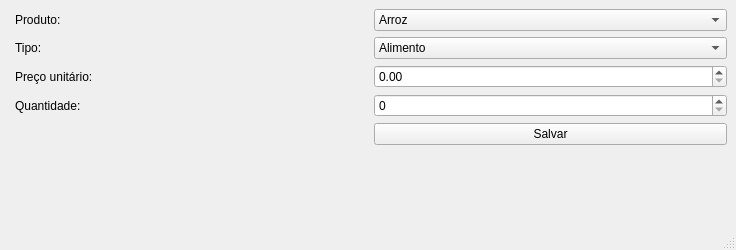
<?xml version="1.0" encoding="UTF-8"?>
<ui version="4.0">
 <class>MainWindow</class>
 <widget class="QMainWindow" name="MainWindow">
  <property name="geometry">
   <rect>
    <x>0</x>
    <y>0</y>
    <width>736</width>
    <height>250</height>
   </rect>
  </property>
  <property name="windowTitle">
   <string>MainWindow</string>
  </property>
  <widget class="QWidget" name="centralwidget">
   <layout class="QFormLayout" name="formLayout">
    <item row="3" column="1">
     <layout class="QGridLayout" name="gridLayout">
      <item row="4" column="0">
       <widget class="QLabel" name="label">
        <property name="text">
         <string>Quantidade:</string>
        </property>
       </widget>
      </item>
      <item row="1" column="0">
       <widget class="QLabel" name="label_3">
        <property name="text">
         <string>Tipo:</string>
        </property>
       </widget>
      </item>
      <item row="3" column="0">
       <widget class="QLabel" name="label_2">
        <property name="text">
         <string>Preço unitário:</string>
        </property>
       </widget>
      </item>
      <item row="0" column="0">
       <widget class="QLabel" name="label_4">
        <property name="text">
         <string>Produto:</string>
        </property>
       </widget>
      </item>
      <item row="0" column="1">
       <widget class="QComboBox" name="comboBox_2">
        <item>
         <property name="text">
          <string>Arroz</string>
         </property>
        </item>
        <item>
         <property name="text">
          <string>Detergente</string>
         </property>
        </item>
        <item>
         <property name="text">
          <string>Desinfetante</string>
         </property>
        </item>
        <item>
         <property name="text">
          <string>Água sanitária</string>
         </property>
        </item>
        <item>
         <property name="text">
          <string>Sabão em Pó</string>
         </property>
        </item>
        <item>
         <property name="text">
          <string>Sabão em pedra</string>
         </property>
        </item>
        <item>
         <property name="text">
          <string>Amaciante</string>
         </property>
        </item>
        <item>
         <property name="text">
          <string>Álcool</string>
         </property>
        </item>
        <item>
         <property name="text">
          <string>Lustra móveis</string>
         </property>
        </item>
        <item>
         <property name="text">
          <string>Inseticida</string>
         </property>
        </item>
        <item>
         <property name="text">
          <string>Saco de Lixo</string>
         </property>
        </item>
        <item>
         <property name="text">
          <string>Papel Toalha</string>
         </property>
        </item>
        <item>
         <property name="text">
          <string>Feijão</string>
         </property>
        </item>
        <item>
         <property name="text">
          <string>Guardanapo</string>
         </property>
        </item>
        <item>
         <property name="text">
          <string>Papel Alumínio</string>
         </property>
        </item>
        <item>
         <property name="text">
          <string>Filme plástico</string>
         </property>
        </item>
        <item>
         <property name="text">
          <string>Açúcar</string>
         </property>
        </item>
        <item>
         <property name="text">
          <string>Esponja de aço</string>
         </property>
        </item>
        <item>
         <property name="text">
          <string>Café</string>
         </property>
        </item>
        <item>
         <property name="text">
          <string>Rodo / vassoura</string>
         </property>
        </item>
        <item>
         <property name="text">
          <string>Fósforo</string>
         </property>
        </item>
        <item>
         <property name="text">
          <string>Vela</string>
         </property>
        </item>
        <item>
         <property name="text">
          <string>Lâmpada</string>
         </property>
        </item>
        <item>
         <property name="text">
          <string>Palito de dente</string>
         </property>
        </item>
        <item>
         <property name="text">
          <string>Filtro para café</string>
         </property>
        </item>
        <item>
         <property name="text">
          <string>Shampoo</string>
         </property>
        </item>
        <item>
         <property name="text">
          <string>Condicionador</string>
         </property>
        </item>
        <item>
         <property name="text">
          <string>Sabonete</string>
         </property>
        </item>
        <item>
         <property name="text">
          <string>Desodorante</string>
         </property>
        </item>
        <item>
         <property name="text">
          <string>Papel higiênico</string>
         </property>
        </item>
        <item>
         <property name="text">
          <string>Creme dental</string>
         </property>
        </item>
        <item>
         <property name="text">
          <string>Fio dental</string>
         </property>
        </item>
        <item>
         <property name="text">
          <string>Escova de dentes</string>
         </property>
        </item>
        <item>
         <property name="text">
          <string>Cotonete</string>
         </property>
        </item>
        <item>
         <property name="text">
          <string>Algodão</string>
         </property>
        </item>
        <item>
         <property name="text">
          <string>Chá</string>
         </property>
        </item>
        <item>
         <property name="text">
          <string>Absorvente</string>
         </property>
        </item>
        <item>
         <property name="text">
          <string>Bife</string>
         </property>
        </item>
        <item>
         <property name="text">
          <string>Carne Moída</string>
         </property>
        </item>
        <item>
         <property name="text">
          <string>Carne de frango</string>
         </property>
        </item>
        <item>
         <property name="text">
          <string>Presunto</string>
         </property>
        </item>
        <item>
         <property name="text">
          <string>Mussarela</string>
         </property>
        </item>
        <item>
         <property name="text">
          <string>Mortadela</string>
         </property>
        </item>
        <item>
         <property name="text">
          <string>Salsicha</string>
         </property>
        </item>
        <item>
         <property name="text">
          <string>Linguiça</string>
         </property>
        </item>
        <item>
         <property name="text">
          <string>Achocolatado</string>
         </property>
        </item>
        <item>
         <property name="text">
          <string>Leite</string>
         </property>
        </item>
        <item>
         <property name="text">
          <string>Pão</string>
         </property>
        </item>
        <item>
         <property name="text">
          <string>Farinha de Trigo</string>
         </property>
        </item>
        <item>
         <property name="text">
          <string>Farinha de Rosca</string>
         </property>
        </item>
        <item>
         <property name="text">
          <string>Amido de Milho</string>
         </property>
        </item>
        <item>
         <property name="text">
          <string>Fermento</string>
         </property>
        </item>
        <item>
         <property name="text">
          <string>Macarrão</string>
         </property>
        </item>
        <item>
         <property name="text">
          <string>Molho de Tomate</string>
         </property>
        </item>
        <item>
         <property name="text">
          <string>Leite condensado</string>
         </property>
        </item>
        <item>
         <property name="text">
          <string>Creme de leite</string>
         </property>
        </item>
        <item>
         <property name="text">
          <string>Gelatina</string>
         </property>
        </item>
        <item>
         <property name="text">
          <string>Ketchup</string>
         </property>
        </item>
        <item>
         <property name="text">
          <string>Maionese</string>
         </property>
        </item>
        <item>
         <property name="text">
          <string>Óleo</string>
         </property>
        </item>
        <item>
         <property name="text">
          <string>Azeite</string>
         </property>
        </item>
        <item>
         <property name="text">
          <string>Vinagre</string>
         </property>
        </item>
        <item>
         <property name="text">
          <string>Tempero Pronto</string>
         </property>
        </item>
        <item>
         <property name="text">
          <string>Alface</string>
         </property>
        </item>
        <item>
         <property name="text">
          <string>Repolho</string>
         </property>
        </item>
        <item>
         <property name="text">
          <string>Vagem</string>
         </property>
        </item>
        <item>
         <property name="text">
          <string>Tomate</string>
         </property>
        </item>
        <item>
         <property name="text">
          <string>Pepino</string>
         </property>
        </item>
        <item>
         <property name="text">
          <string>Cebola</string>
         </property>
        </item>
        <item>
         <property name="text">
          <string>Batata</string>
         </property>
        </item>
        <item>
         <property name="text">
          <string>Cenoura</string>
         </property>
        </item>
        <item>
         <property name="text">
          <string>Pimentão</string>
         </property>
        </item>
        <item>
         <property name="text">
          <string>Chuchu</string>
         </property>
        </item>
        <item>
         <property name="text">
          <string>Limão</string>
         </property>
        </item>
        <item>
         <property name="text">
          <string>Banana</string>
         </property>
        </item>
        <item>
         <property name="text">
          <string>Mamão</string>
         </property>
        </item>
        <item>
         <property name="text">
          <string>Melão</string>
         </property>
        </item>
        <item>
         <property name="text">
          <string>Laranja</string>
         </property>
        </item>
        <item>
         <property name="text">
          <string>Abacaxi</string>
         </property>
        </item>
        <item>
         <property name="text">
          <string>Morango</string>
         </property>
        </item>
        <item>
         <property name="text">
          <string>Maçã</string>
         </property>
        </item>
        <item>
         <property name="text">
          <string>Maracujá</string>
         </property>
        </item>
        <item>
         <property name="text">
          <string>Melancia</string>
         </property>
        </item>
       </widget>
      </item>
      <item row="1" column="1">
       <widget class="QComboBox" name="comboBox">
        <item>
         <property name="text">
          <string>Alimento</string>
         </property>
        </item>
        <item>
         <property name="text">
          <string>Frutas e Verduras</string>
         </property>
        </item>
        <item>
         <property name="text">
          <string>Bebidas</string>
         </property>
        </item>
        <item>
         <property name="text">
          <string>Utilidades / Limpeza</string>
         </property>
        </item>
        <item>
         <property name="text">
          <string>Higiene</string>
         </property>
        </item>
        <item>
         <property name="text">
          <string>Açouge / Carnes</string>
         </property>
        </item>
       </widget>
      </item>
      <item row="4" column="1">
       <widget class="QSpinBox" name="spinBox"/>
      </item>
      <item row="3" column="1">
       <widget class="QDoubleSpinBox" name="doubleSpinBox"/>
      </item>
      <item row="6" column="1">
       <widget class="QPushButton" name="pushButton">
        <property name="text">
         <string>Salvar</string>
        </property>
       </widget>
      </item>
     </layout>
    </item>
   </layout>
  </widget>
  <widget class="QMenuBar" name="menubar">
   <property name="geometry">
    <rect>
     <x>0</x>
     <y>0</y>
     <width>736</width>
     <height>23</height>
    </rect>
   </property>
  </widget>
  <widget class="QStatusBar" name="statusbar"/>
 </widget>
 <resources/>
 <connections/>
</ui>
